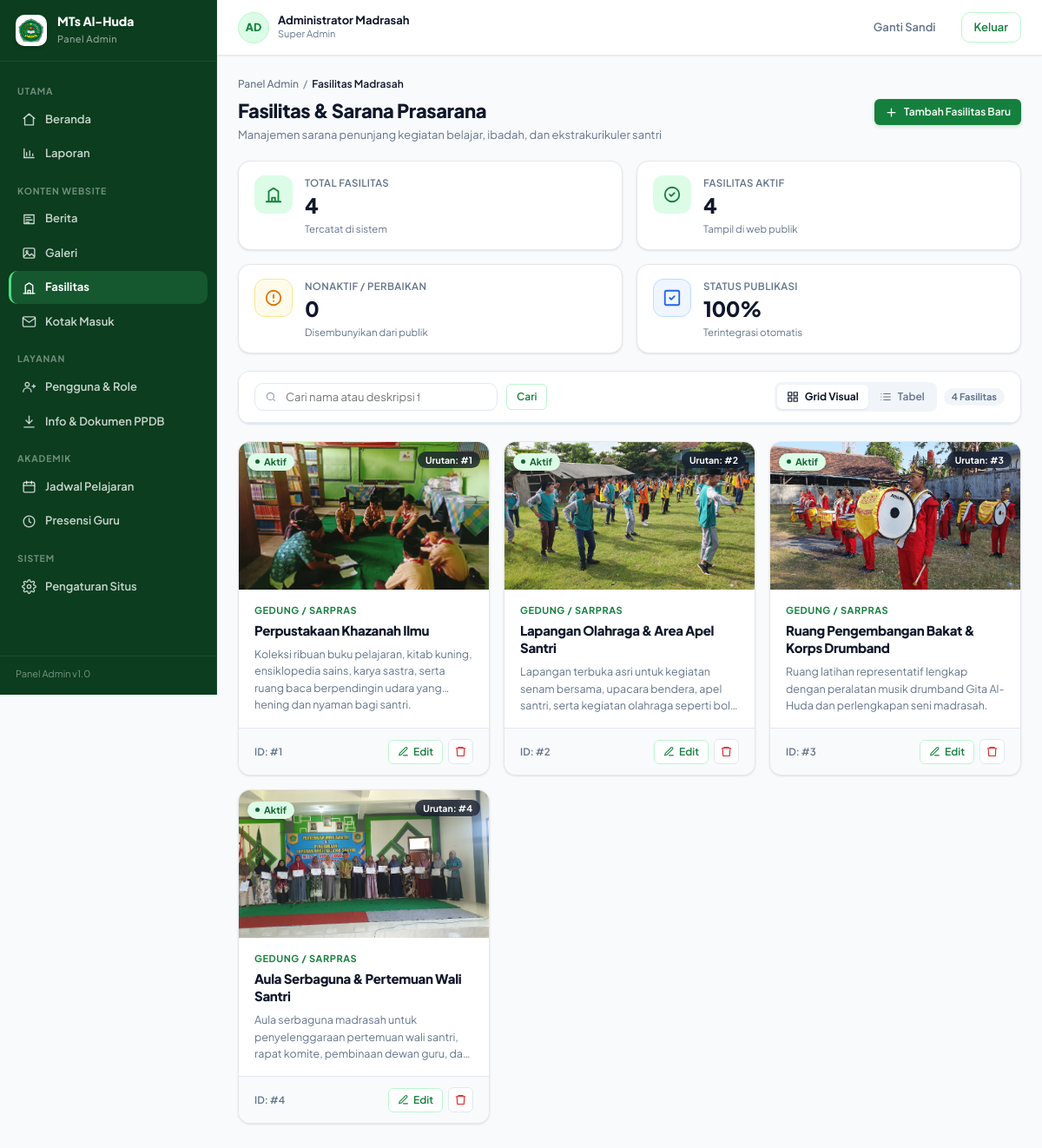
/admin/fasilitas (signed in), run on the app's committed database.
### tables this page shows
CREATE TABLE `pengguna` (
  `id` bigint unsigned NOT NULL AUTO_INCREMENT,
  `username` varchar(60) NOT NULL,
  `email` varchar(160) DEFAULT NULL,
  `password_hash` varchar(255) NOT NULL,
  `name` varchar(120) NOT NULL,
  `nama` varchar(120) DEFAULT NULL,
  `role` enum('admin','operator','kepala','guru','siswa') NOT NULL DEFAULT 'siswa',
  `role_label` varchar(50) DEFAULT NULL,
  `phone` varchar(30) DEFAULT NULL,
  `telepon` varchar(30) DEFAULT NULL,
  `avatar_path` varchar(255) DEFAULT NULL,
  `foto_url` varchar(255) DEFAULT NULL,
  `is_active` tinyint(1) NOT NULL DEFAULT '1',
  `must_change_password` tinyint(1) NOT NULL DEFAULT '0',
  `failed_login_attempts` tinyint unsigned NOT NULL DEFAULT '0',
  `locked_until` datetime DEFAULT NULL,
  `last_login_at` datetime DEFAULT NULL,
  `last_login_ip` varchar(45) DEFAULT NULL,
  `created_at` datetime NOT NULL DEFAULT CURRENT_TIMESTAMP,
  `updated_at` datetime NOT NULL DEFAULT CURRENT_TIMESTAMP ON UPDATE CURRENT_TIMESTAMP,
  `deleted_at` datetime DEFAULT NULL,
  PRIMARY KEY (`id`),
  UNIQUE KEY `uq_pengguna_username` (`username`),
  UNIQUE KEY `uq_pengguna_email` (`email`),
  KEY `idx_pengguna_role` (`role`,`is_active`)
);

CREATE TABLE `fasilitas` (
  `id` bigint unsigned NOT NULL AUTO_INCREMENT,
  `name` varchar(120) NOT NULL,
  `nama_fasilitas` varchar(120) NOT NULL,
  `slug` varchar(140) NOT NULL,
  `category` varchar(60) NOT NULL DEFAULT 'Sarana Pembelajaran',
  `description` text DEFAULT NULL,
  `deskripsi` text DEFAULT NULL,
  `image_path` varchar(255) DEFAULT NULL,
  `gambar` varchar(255) DEFAULT NULL,
  `condition` enum('sangat_baik','baik','rusak_ringan','rusak_berat') NOT NULL DEFAULT 'baik',
  `kondisi` enum('sangat_baik','baik','rusak_ringan','rusak_berat') NOT NULL DEFAULT 'baik',
  `quantity` smallint unsigned NOT NULL DEFAULT '1',
  `jumlah` smallint unsigned NOT NULL DEFAULT '1',
  `sort_order` int NOT NULL DEFAULT '0',
  `is_active` tinyint(1) NOT NULL DEFAULT '1',
  `created_at` datetime NOT NULL DEFAULT CURRENT_TIMESTAMP,
  `updated_at` datetime NOT NULL DEFAULT CURRENT_TIMESTAMP ON UPDATE CURRENT_TIMESTAMP,
  `deleted_at` datetime DEFAULT NULL,
  PRIMARY KEY (`id`),
  UNIQUE KEY `uq_fasilitas_slug` (`slug`)
);

### app/Views/admin/fasilitas/index.php (the view, shortened to what the rows shown need)
<?php
$facilitiesList = $data['facilities'] ?? $data['fasilitas'] ?? [];
$totalFac = count($facilitiesList);
$activeFac = count(array_filter($facilitiesList, fn($f) => (int) ($f['is_active'] ?? 0) === 1));
$inactiveFac = $totalFac - $activeFac;
?>
<div class="breadcrumb">
    <a href="<?= base_url('admin') ?>">Panel Admin</a> / <b>Fasilitas Madrasah</b>
</div>
<div class="page-head">
    <div>
        <h1>Fasilitas &amp; Sarana Prasarana</h1>
        <p>Manajemen sarana penunjang kegiatan belajar, ibadah, dan ekstrakurikuler santri</p>
    </div>
    <div class="actions">
        <a class="btn btn-primary btn-sm" href="<?= base_url('admin/fasilitas/create') ?>">
            <svg viewBox="0 0 24 24"><path d="M12 5v14M5 12h14"/></svg>
            Tambah Fasilitas Baru
        </a>
    </div>
</div>
<div class="grid grid-4" style="margin-bottom:20px">
    <div class="card stat">
        <div class="stat-icon">
            <svg viewBox="0 0 24 24"><path d="M3 21h18M6 21V8l6-4 6 4v13M10 21v-5h4v5"/></svg>
        </div>
        <div>
            <small>Total Fasilitas</small>
            <strong><?= $totalFac ?></strong>
            <div class="hint">Tercatat di sistem</div>
        </div>
    </div>
    <div class="card stat">
        <div class="stat-icon" style="background:#DCFCE7;color:#15803D">
            <svg viewBox="0 0 24 24"><circle cx="12" cy="12" r="9"/><path d="m9 12 2 2 4-4"/></svg>
        </div>
        <div>
            <small>Fasilitas Aktif</small>
            <strong><?= $activeFac ?></strong>
            <div class="hint">Tampil di web publik</div>
        </div>
    </div>
    <div class="card stat">
        <div class="stat-icon amber">
            <svg viewBox="0 0 24 24"><circle cx="12" cy="12" r="9"/><path d="M12 8v4M12 16h.01"/></svg>
        </div>
        <div>
            <small>Nonaktif / Perbaikan</small>
            <strong><?= $inactiveFac ?></strong>
            <div class="hint">Disembunyikan dari publik</div>
        </div>
    </div>
    <div class="card stat">
        <div class="stat-icon blue">
            <svg viewBox="0 0 24 24"><rect x="3" y="3" width="18" height="18" rx="2"/><path d="m9 12 2 2 4-4"/></svg>
        </div>
        <div>
            <small>Status Publikasi</small>
            <strong>100%</strong>
            <div class="hint">Terintegrasi otomatis</div>
        </div>
    </div>
</div>
<div class="card" style="margin-bottom:20px">
    <form method="get" action="<?= base_url('admin/fasilitas') ?>" class="toolbar">
        <div class="field-inline" style="min-width:280px">
            <svg viewBox="0 0 24 24"><circle cx="11" cy="11" r="7"/><path d="m20 20-3.5-3.5"/></svg>
            <input type="text" name="q" value="<?= htmlspecialchars($data['q'] ?? '', ENT_QUOTES, 'UTF-8') ?>" placeholder="Cari nama atau deskripsi fasilitas...">
        </div>
        <button type="submit" class="btn btn-outline btn-sm">Cari</button>
        <div class="right">
            <div style="display:flex;background:#F1F5F9;padding:3px;border-radius:8px;gap:2px">
                <button type="button" id="btnViewGrid" class="btn btn-sm" onclick="switchView('grid')" style="background:#fff;box-shadow:0 1px 2px rgba(0,0,0,.08);padding:5px 10px;font-weight:700;color:var(--text)">
                    <svg viewBox="0 0 24 24" style="width:14px;height:14px"><rect x="3" y="3" width="7" height="7"/><rect x="14" y="3" width="7" height="7"/><rect x="14" y="14" width="7" height="7"/><rect x="3" y="14" width="7" height="7"/></svg>
                    Grid Visual
                </button>
                <button type="button" id="btnViewTable" class="btn btn-sm btn-ghost" onclick="switchView('table')" style="padding:5px 10px">
                    <svg viewBox="0 0 24 24" style="width:14px;height:14px"><line x1="8" y1="6" x2="21" y2="6"/><line x1="8" y1="12" x2="21" y2="12"/><line x1="8" y1="18" x2="21" y2="18"/><line x1="3" y1="6" x2="3.01" y2="6"/><line x1="3" y1="12" x2="3.01" y2="12"/><line x1="3" y1="18" x2="3.01" y2="18"/></svg>
                    Tabel
                </button>
            </div>
            <span class="pill plain gray"><?= $totalFac ?> Fasilitas</span>
        </div>
    </form>
</div>
<div id="viewGrid" class="grid grid-3" style="margin-bottom:24px">
    <?php if (empty($facilitiesList)): ?>
        <div class="card" style="grid-column: 1 / -1; padding: 48px 20px; text-align: center; color: var(--gray)">
            <svg viewBox="0 0 24 24" style="width:40px;height:40px;stroke:#94A3B8;fill:none;stroke-width:1.8;margin:0 auto 10px;display:block"><path d="M3 21h18M6 21V8l6-4 6 4v13M10 21v-5h4v5"/></svg>
            <b style="font-size:15px;color:var(--text)">Belum ada data fasilitas yang sesuai.</b>
            <p style="margin-top:6px;font-size:13px">Silakan tambah fasilitas sarana &amp; prasarana baru.</p>
            <div style="margin-top:16px">
                <a href="<?= base_url('admin/fasilitas/create') ?>" class="btn btn-primary btn-sm">+ Tambah Fasilitas Sekarang</a>
            </div>
        </div>
    <?php else: ?>
        <?php foreach ($facilitiesList as $fac): ?>
            <div class="card" style="display:flex;flex-direction:column;transition:transform .2s ease, box-shadow .2s ease;">
                <div style="position:relative;height:170px;background:#E2E8F0;overflow:hidden">
                    <?php if (!empty($fac['image_path'])): ?>
                        <img src="<?= base_url($fac['image_path']) ?>" alt="<?= htmlspecialchars($fac['name'], ENT_QUOTES, 'UTF-8') ?>" style="width:100%;height:100%;object-fit:cover">
                    <?php endif; ?>
                    <div style="position:absolute;top:10px;left:10px">
                        <?php if ((int) $fac['is_active'] === 1): ?>
                            <span class="pill green" style="box-shadow:0 2px 4px rgba(0,0,0,.12)">Aktif</span>
                        <?php else: ?>
                            <span class="pill red" style="box-shadow:0 2px 4px rgba(0,0,0,.12)">Nonaktif</span>
                        <?php endif; ?>
                    </div>
                    <div style="position:absolute;top:10px;right:10px">
                        <span class="pill plain" style="background:rgba(15,23,42,.75);color:#fff;backdrop-filter:blur(4px);font-size:10.5px">
                            Urutan: #<?= (int) ($fac['sort_order'] ?? 0) ?>
                        </span>
                    </div>
                </div>
                <div style="padding:16px 18px;flex:1;display:flex;flex-direction:column">
                    <div style="font-size:11px;font-weight:700;color:var(--green);text-transform:uppercase;letter-spacing:.05em;margin-bottom:4px">
                        <?= htmlspecialchars($fac['icon'] ?? 'Gedung / Sarpras', ENT_QUOTES, 'UTF-8') ?>
                    </div>
                    <h3 style="font-size:15px;font-weight:800;color:var(--text);margin-bottom:8px;line-height:1.35">
                        <?= htmlspecialchars($fac['name'], ENT_QUOTES, 'UTF-8') ?>
                    </h3>
                    <p style="font-size:12.5px;color:var(--gray);line-height:1.55;display:-webkit-box;-webkit-line-clamp:3;-webkit-box-orient:vertical;overflow:hidden;flex:1">
                        <?= htmlspecialchars($fac['description'] ?? 'Belum ada deskripsi untuk fasilitas ini.', ENT_QUOTES, 'UTF-8') ?>
                    </p>
                </div>
                <div style="padding:12px 18px;background:#F8FAFC;border-top:1px solid var(--border);display:flex;align-items:center;justify-content:space-between">
                    <span style="font-size:11.5px;color:var(--gray);font-weight:600">ID: #<?= (int) $fac['id'] ?></span>
                    <div class="row-actions">
                        <a class="btn btn-outline btn-sm" href="<?= base_url('admin/fasilitas/edit/' . $fac['id']) ?>" style="padding:5px 10px;gap:5px">
                            <svg viewBox="0 0 24 24" style="width:13px;height:13px"><path d="M12 20h9"/><path d="M16.5 3.5a2.1 2.1 0 0 1 3 3L7 19l-4 1 1-4z"/></svg>
                            Edit
                        </a>
                        <form method="post" action="<?= base_url('admin/fasilitas/delete/' . $fac['id']) ?>" onsubmit="return confirm('Apakah Anda yakin ingin menghapus fasilitas ini?');" style="margin:0">
                            <button type="submit" class="icon-btn" title="Hapus Fasilitas" style="color:#DC2626;width:29px;height:29px">
                                <svg viewBox="0 0 24 24"><path d="M3 6h18M8 6V4h8v2M19 6l-1 14H6L5 6"/></svg>
                            </button>
                        </form>
                    </div>
                </div>
            </div>
        <?php endforeach; ?>
    <?php endif; ?>
</div>
<?php
$data['content'] = ob_get_clean();
require_once __DIR__ . '/../../layouts/admin.php';

### app/Views/layouts/admin.php (shortened to what the rows shown need)
<?php require_once __DIR__ . '/../../helpers.php'; ?>
<!DOCTYPE html>
<html lang="id">
<head>
    <link rel="stylesheet" href="<?= base_url('css/admin.css?v=' . (file_exists(__DIR__ . '/../../../public/css/admin.css') ? filemtime(__DIR__ . '/../../../public/css/admin.css') : '1.1')) ?>">
</head>
<body>
<div class="shell">
    <aside class="sidebar">
        <div class="side-brand">
            <img src="<?= base_url('assets/images/LOGO_MTS 1.png') ?>" alt="Logo MTs Al-Huda">
            <div>
                <b>MTs Al-Huda</b>
                <span>Panel Admin</span>
            </div>
        </div>
        <?php
        $currRoute = current_route();
        $routeParts = $currRoute === '' ? [] : explode('/', $currRoute);
        $currPage = $routeParts[1] ?? 'dashboard';
        $activeMenu = $data['active_menu'] ?? ($currPage === '' ? 'dashboard' : $currPage);
        ?>
        <nav class="side-nav">
            <div class="side-group">Utama</div>
            <a class="side-link <?= in_array($activeMenu, ['dashboard', 'admin', ''], true) ? 'on' : '' ?>" href="<?= base_url('admin') ?>">
                <svg viewBox="0 0 24 24"><path d="M3 10.5 12 3l9 7.5"/><path d="M5 9.5V21h14V9.5"/></svg>
                Beranda
            </a>
            <a class="side-link <?= $activeMenu === 'laporan' ? 'on' : '' ?>" href="<?= base_url('admin/laporan') ?>">
                <svg viewBox="0 0 24 24"><path d="M4 19V5"/><path d="M4 19h16"/><path d="M8 16v-5M13 16V8M18 16v-3"/></svg>
                Laporan
            </a>
            <div class="side-group">Konten Website</div>
            <a class="side-link <?= $activeMenu === 'berita' ? 'on' : '' ?>" href="<?= base_url('admin/berita') ?>">
                <svg viewBox="0 0 24 24"><path d="M4 5h16v14H4z"/><path d="M7 9h7M7 13h10M7 17h5"/></svg>
                Berita
            </a>
            <a class="side-link <?= $activeMenu === 'galeri' ? 'on' : '' ?>" href="<?= base_url('admin/galeri') ?>">
                <svg viewBox="0 0 24 24"><rect x="3" y="4" width="18" height="16" rx="2"/><circle cx="8.5" cy="9.5" r="1.5"/><path d="m4 17 5-5 4 4 3-3 4 4"/></svg>
                Galeri
            </a>
            <a class="side-link <?= $activeMenu === 'fasilitas' ? 'on' : '' ?>" href="<?= base_url('admin/fasilitas') ?>">
                <svg viewBox="0 0 24 24"><path d="M3 21h18"/><path d="M6 21V8l6-4 6 4v13"/><path d="M10 21v-5h4v5"/></svg>
                Fasilitas
            </a>
            <a class="side-link <?= $activeMenu === 'kontak' ? 'on' : '' ?>" href="<?= base_url('admin/kontak') ?>">
                <svg viewBox="0 0 24 24"><path d="M4 4h16c1.1 0 2 .9 2 2v12c0 1.1-.9 2-2 2H4c-1.1 0-2-.9-2-2V6c0-1.1.9-2 2-2z"/><polyline points="22,6 12,13 2,6"/></svg>
                Kotak Masuk
            </a>
            <div class="side-group">Layanan</div>
            <a class="side-link <?= $activeMenu === 'pengguna' ? 'on' : '' ?>" href="<?= base_url('admin/pengguna') ?>">
                <svg viewBox="0 0 24 24"><circle cx="9" cy="8" r="3.2"/><path d="M2.5 20a6.5 6.5 0 0 1 13 0"/><path d="M17 11h5M19.5 8.5v5"/></svg>
                Pengguna &amp; Role
            </a>
            <a class="side-link <?= $activeMenu === 'ppdb' ? 'on' : '' ?>" href="<?= base_url('admin/ppdb') ?>">
                <svg viewBox="0 0 24 24"><path d="M12 3v12"/><path d="m7 10 5 5 5-5"/><path d="M4 21h16"/></svg>
                Info &amp; Dokumen PPDB
            </a>
            <div class="side-group">Akademik</div>
            <a class="side-link <?= $activeMenu === 'jadwal' ? 'on' : '' ?>" href="<?= base_url('admin/jadwal') ?>">
                <svg viewBox="0 0 24 24"><rect x="3" y="5" width="18" height="16" rx="2"/><path d="M3 10h18M8 3v4M16 3v4"/></svg>
                Jadwal Pelajaran
            </a>
            <a class="side-link <?= $activeMenu === 'presensi' ? 'on' : '' ?>" href="<?= base_url('admin/presensi') ?>">
                <svg viewBox="0 0 24 24"><circle cx="12" cy="12" r="9"/><path d="M12 7v5l3 2"/></svg>
                Presensi Guru
            </a>
            <div class="side-group">Sistem</div>
            <a class="side-link <?= $activeMenu === 'pengaturan' ? 'on' : '' ?>" href="<?= base_url('admin/pengaturan') ?>">
                Pengaturan Situs
            </a>
        </nav>
        <div class="side-foot">Panel Admin v1.0</div>
    </aside>
    <div class="main">
        <header class="topbar">
            <div class="top-user">
                <div class="avatar"><?= htmlspecialchars(strtoupper(mb_substr((string) ($data['user']['name'] ?? 'A'), 0, 2)), ENT_QUOTES, 'UTF-8') ?></div>
                <div>
                    <b><?= htmlspecialchars((string) ($data['user']['name'] ?? ''), ENT_QUOTES, 'UTF-8') ?></b>
                    <span><?= htmlspecialchars((string) ($data['role'] ?? ''), ENT_QUOTES, 'UTF-8') ?></span>
                </div>
            </div>
            <a class="btn btn-ghost" href="<?= base_url('admin/ganti-sandi') ?>">Ganti Sandi</a>
            <form method="post" action="<?= base_url('admin/logout') ?>" style="margin:0">
                <button type="submit" class="btn btn-outline">Keluar</button>
            </form>
        </header>
        <div class="content">
            <?= $data['content'] ?>
        </div>
    </div>
</div>
</body>
</html>

### data on the page
pengguna: name "AD", name "Administrator Madrasah", role_label "4"
fasilitas: image_path (picture), is_active "Aktif", sort_order "1", icon "GEDUNG / SARPRAS", name "Perpustakaan Khazanah Ilmu", description "Koleksi ribuan buku pelajaran, kitab kuning, ensiklopedia sains, karya sastra, serta ruang baca berpendingin udara yang hening dan nyaman bagi santri.", id "1"
fasilitas: image_path (picture), is_active "Aktif", sort_order "2", icon "GEDUNG / SARPRAS", name "Lapangan Olahraga & Area Apel Santri", description "Lapangan terbuka asri untuk kegiatan senam bersama, upacara bendera, apel santri, serta kegiatan olahraga seperti…", id "2"
fasilitas: image_path (picture), is_active "Aktif", sort_order "3", icon "GEDUNG / SARPRAS", name "Ruang Pengembangan Bakat & Korps Drumband", description "Ruang latihan representatif lengkap dengan peralatan musik drumband Gita Al-Huda dan perlengkapan seni madrasah.", id "3"
fasilitas: image_path (picture), is_active "Aktif", sort_order "4", icon "GEDUNG / SARPRAS", name "Aula Serbaguna & Pertemuan Wali Santri", description "Aula serbaguna madrasah untuk penyelenggaraan pertemuan wali santri, rapat komite, pembinaan dewan guru,…", id "4"

### other printed values
$data['role'] "Super Admin"
$activeFac "4"
$inactiveFac "0"
